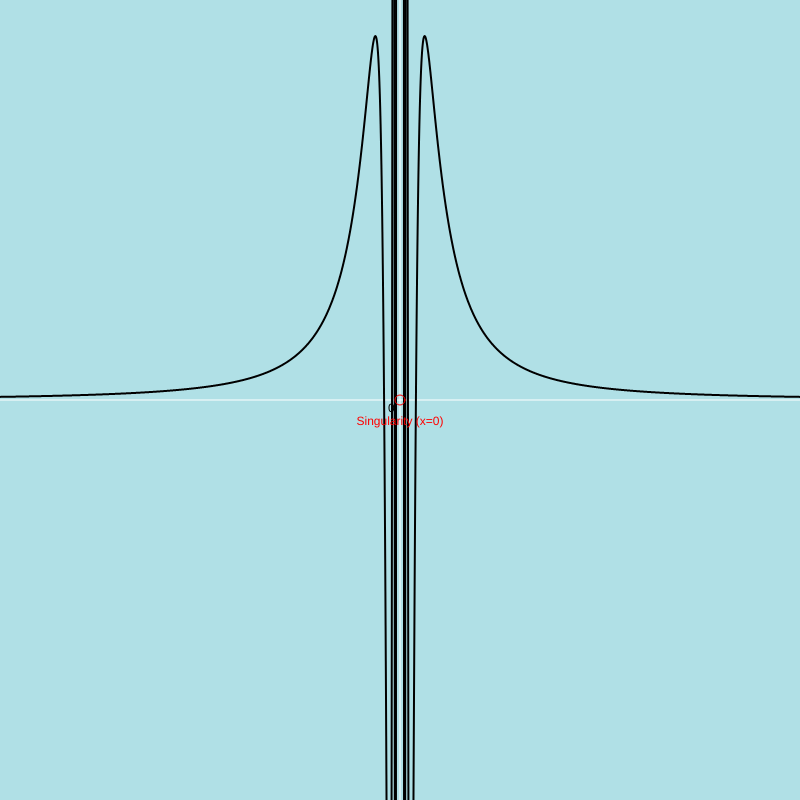
Frame 1 (no input)
Frame 2 (the mouse pressed at the canvas centre, redrawn once): identical to frame 1, image omitted

The p5.js sketch that drew this single still picture (run headless with seeded random() and noise() and a simulated clock; the mouse was pressed at the canvas centre and the sketch redrawn once):

// p5.js sketch
// ── sketch.js
/**
 * グラフ描画の設定
 */
const CONFIG = {
    scaleX: 50,    // 数学的な「1」がx軸で何ピクセルに相当するか
    scaleY: 200,   // 数学的な「1」がy軸で何ピクセルに相当するか
    canvasSize: 800,
    colors: {
        background: [176, 224, 230],
        axis: 255,
        grid: 230,
        text: 0,
        graph: 0,
        singularity: [255, 0, 0] // 不連続点（特異点）の色
    }
};

/**
 * p5.jsの初期設定
 */
function setup() {
    createCanvas(CONFIG.canvasSize, CONFIG.canvasSize);
    noLoop();
}

/**
 * 描画ループ
 */
function draw() {
    background(CONFIG.colors.background);

    push();
    // 原点をキャンバスの中心に設定
    translate(width / 2, height / 2);

    drawAxis();
    drawGraph();
    pop();
}

/**
 * 座標平面の主軸（x軸・y軸）を描画する
 */
function drawAxis() {
    stroke(CONFIG.colors.axis);
    strokeWeight(1);
    line(-width / 2, 0, width / 2, 0); // x軸
    line(0, -height / 2, 0, height / 2); // y軸

    // 原点ラベル
    fill(CONFIG.colors.text);
    noStroke();
    textSize(12);
    text("0", -12, 12);
}

/**
 * 数学的関数 f(x) = (1/x) * sin(1/x) の描画
 */
function drawGraph() {
    stroke(CONFIG.colors.graph);
    strokeWeight(2);
    noFill();

    // グラフを描画（左右の枝に分けて描画し、原点付近の飛びを防止）
    drawGraphSegment(-width / 2, -1); // 左側
    drawGraphSegment(1, width / 2);  // 右側

    // 原点（特異点）の可視化
    drawSingularity(0);
}

/**
 * 特定のピクセル範囲内で関数をプロットする
 * @param {number} startX - 開始xピクセル
 * @param {number} endX - 終了xピクセル
 */
function drawGraphSegment(startX, endX) {
    beginShape();
    // 激しく振動するため、0.2ピクセル刻みで詳細に描画
    for (let x = startX; x <= endX; x += 0.2) {
        const mx = x / CONFIG.scaleX;
        const my = targetMathFunction(mx);
        const sy = -my * CONFIG.scaleY;

        // y座標が画面外に大きく飛び出す場合は、一旦形状を閉じて飛びを抑える
        if (abs(sy) < height * 2) {
            vertex(x, sy);
        } else {
            endShape();
            beginShape();
        }
    }
    endShape();
}

/**
 * 特異点を強調表示する
 * @param {number} mx - 数学的なx座標
 */
function drawSingularity(mx) {
    const sx = mx * CONFIG.scaleX;
    push();
    stroke(CONFIG.colors.singularity);
    strokeWeight(1);
    noFill();
    ellipse(sx, 0, 10, 10);

    fill(CONFIG.colors.singularity);
    noStroke();
    textSize(12);
    textAlign(CENTER);
    text("Singularity (x=0)", sx, 25);
    pop();
}

/**
 * 描画対象の純粋な数学的関数
 * f(x) = (1/x) * sin(1/x)
 * @param {number} x - 数学的な入力値
 * @returns {number} 数学的な出力値
 */
function targetMathFunction(x) {
    if (abs(x) < 0.0001) return NaN; // 0付近では定義不可能なためNaNを返す
    return (1 / x) * Math.sin(1 / x);
}
